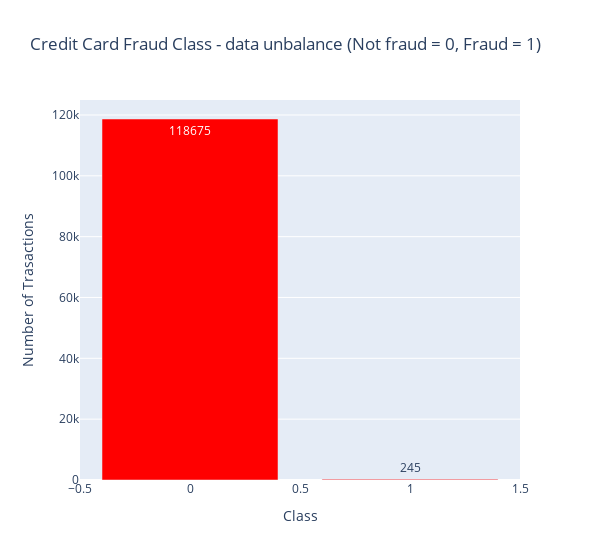

Source (notebook cell):
### Code cell
trace = go.Bar(
    x = df['Class'],y = df['values'],
    name="Credit Card Fraud Class - data unbalance (Not fraud = 0, Fraud = 1)",
    marker=dict(color="Red"),
    text=df['values']
)
data = [trace]
layout = dict(title = 'Credit Card Fraud Class - data unbalance (Not fraud = 0, Fraud = 1)',
              xaxis = dict(title = 'Class',showticklabels = True),
              yaxis = dict(title = 'Number of Trasactions'),
              hovermode =  'closest', width =600)
fig = dict(data = data, layout = layout)
iplot(fig, filename = 'class')

### Figure 1 — Plotly figure (JSON) as saved in the notebook; plotly's stock layout.template omitted (floating-point values rounded to 4 significant figures)
{"data": [{"name": "Credit Card Fraud Class - data unbalance (Not fraud = 0, Fraud = 1)", "text": [118675, 245], "y": [118675, 245], "marker": {"color": "Red"}, "x": [0, 1], "type": "bar"}], "layout": {"yaxis": {"title": {"text": "Number of Trasactions"}}, "title": {"text": "Credit Card Fraud Class - data unbalance (Not fraud = 0, Fraud = 1)"}, "width": 600, "xaxis": {"showticklabels": true, "title": {"text": "Class"}}, "hovermode": "closest"}}
